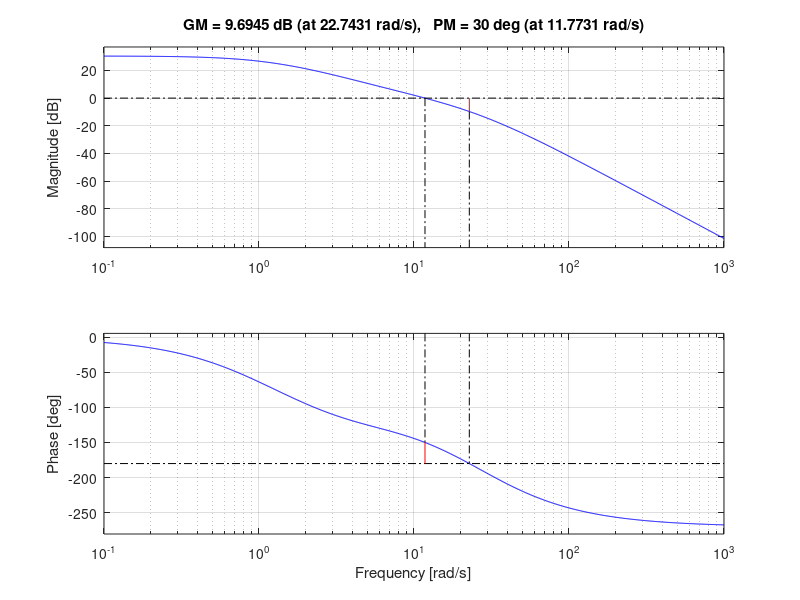

MATLAB code to generate this figure:
% diseño del controlador de adelanto por el metodo de biseccion

PMD =5;

G = zpk([],[-1 -2 -3],2);
k = 100
L1 = k*G;




% inicializacion con el bode inicial del sistema
[GM, PM, wg180, wg] = margin (L1);
% lineas de correccion de la fase que da octave, no es necesario en matlab
if abs(PM) > 180
    PM = PM-360
end


% vamos a iterar los valores de alfa desde el minimo hasta 20
% asi calculamos los puntos extremos del intervalo [ alfa1 y alfa2] 
phi = (PMD-PM)*pi/180
alfa1 = (1+sin(phi))/(1-sin(phi));
alfa2 = 20; % angulo de 65 grados
T1 = 1/(wg*sqrt(alfa1));
C1 = tf([alfa1*T1 1],[T1 1]);
[GM, PM1, wg180, wg1] = margin (C1*L1);
if abs(PM1) > 180
    PM1 = PM1-360
end
f_alfa1 = PMD-PM1;
[GM2, PM2, wg180, wg2] = margin(sqrt(alfa2)*L1);
T2 = 1/(wg2*sqrt(alfa2));
C2 = tf([alfa2*T2 1],[T2 1]);
[GM2, PM2, wg180, wg2] = margin(C2*L1);
if abs(PM2) > 180
    PM2 = PM2-360
end



%inicializacion del algoritmo de biseccion con 20 iteraciones

for i=1:20
   alfac = (alfa1 + alfa2)/2;
   [GM, PMc, wg180, wgc] = margin (sqrt(alfac)*L1);
   Tc = 1/(wgc*sqrt(alfac));
   CF1 = tf([alfac*Tc 1],[Tc 1]);
   [GM, PMc, wg180, wgc] = margin (CF1*L1);
   f_alfac = PMD -PMc;
   if  f_alfac*f_alfa1 < 0
       alfa2 = alfac;        
   else 
       alfa1 = alfac;
   end   
end




% realizamos otra etapa con el controlador restante


L2 = CF1*L1;
PMD = 30;

% inicializacion con el bode inicial del sistema
[GM, PM, wg180, wg] = margin (L2);
% lineas de correccion de la fase que da octave, no es necesario en matlab
if abs(PM) > 180
    PM = PM-360;
end


% vamos a iterar los valores de alfa desde el minimo hasta 20
% asi calculamos los puntos extremos del intervalo [ alfa1 y alfa2] 
phi = (PMD-PM)*pi/180
alfa1 = (1+sin(phi))/(1-sin(phi));
alfa2 = 20; % angulo de 65 grados
T1 = 1/(wg*sqrt(alfa1));
C1 = tf([alfa1*T1 1],[T1 1]);
[GM, PM1, wg180, wg1] = margin (C1*L2);
if abs(PM1) > 180
    PM1 = PM1-360;
end
f_alfa1 = PMD-PM1;
[GM2, PM2, wg180, wg2] = margin(sqrt(alfa2)*L2);
T2 = 1/(wg2*sqrt(alfa2));
C2 = tf([alfa2*T2 1],[T2 1]);
[GM2, PM2, wg180, wg2] = margin(C2*L2);
if abs(PM2) > 180
    PM2 = PM2-360;
end




for i=1:20
   alfac = (alfa1 + alfa2)/2;
   [GM, PMc, wg180, wgc] = margin (sqrt(alfac)*L2);
   Tc = 1/(wgc*sqrt(alfac));
   CF2 = tf([alfac*Tc 1],[Tc 1]);
   [GM, PMc, wg180, wgc] = margin (CF2*L2);
   f_alfac = PMD -PMc;
   if  f_alfac*f_alfa1 < 0
       alfa2 = alfac;        
   else 
       alfa1 = alfac;
   end   
end

margin(CF2*CF1*L1)

